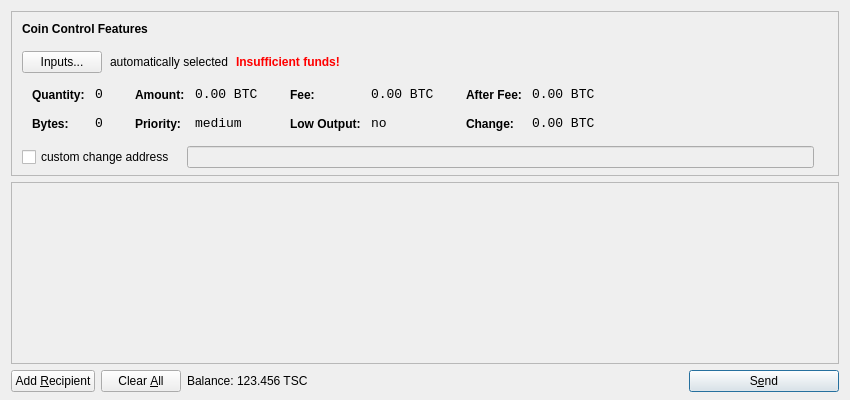
<?xml version="1.0" encoding="UTF-8"?>
<ui version="4.0">
 <class>SendCoinsDialog</class>
 <widget class="QDialog" name="SendCoinsDialog">
  <property name="geometry">
   <rect>
    <x>0</x>
    <y>0</y>
    <width>850</width>
    <height>400</height>
   </rect>
  </property>
  <property name="windowTitle">
   <string>Send Coins</string>
  </property>
  <layout class="QVBoxLayout" name="verticalLayout" stretch="0,1,0">
   <property name="bottomMargin">
    <number>8</number>
   </property>
   <item>
    <widget class="QFrame" name="frameCoinControl">
     <property name="sizePolicy">
      <sizepolicy hsizetype="Expanding" vsizetype="Expanding">
       <horstretch>0</horstretch>
       <verstretch>0</verstretch>
      </sizepolicy>
     </property>
     <property name="maximumSize">
      <size>
       <width>16777215</width>
       <height>16777215</height>
      </size>
     </property>
     <property name="frameShape">
      <enum>QFrame::StyledPanel</enum>
     </property>
     <property name="frameShadow">
      <enum>QFrame::Sunken</enum>
     </property>
     <layout class="QVBoxLayout" name="verticalLayoutCoinControl2">
      <property name="spacing">
       <number>-1</number>
      </property>
      <property name="leftMargin">
       <number>0</number>
      </property>
      <property name="topMargin">
       <number>0</number>
      </property>
      <property name="rightMargin">
       <number>0</number>
      </property>
      <property name="bottomMargin">
       <number>6</number>
      </property>
      <item>
       <layout class="QVBoxLayout" name="verticalLayoutCoinControl" stretch="0,0,0,0,1">
        <property name="spacing">
         <number>0</number>
        </property>
        <property name="leftMargin">
         <number>10</number>
        </property>
        <property name="topMargin">
         <number>10</number>
        </property>
        <item>
         <layout class="QHBoxLayout" name="horizontalLayoutCoinControl1">
          <property name="bottomMargin">
           <number>15</number>
          </property>
          <item>
           <widget class="QLabel" name="labelCoinControlFeatures">
            <property name="sizePolicy">
             <sizepolicy hsizetype="Preferred" vsizetype="Maximum">
              <horstretch>0</horstretch>
              <verstretch>0</verstretch>
             </sizepolicy>
            </property>
            <property name="font">
             <font>
              <weight>75</weight>
              <bold>true</bold>
             </font>
            </property>
            <property name="styleSheet">
             <string notr="true">font-weight:bold;</string>
            </property>
            <property name="text">
             <string>Coin Control Features</string>
            </property>
           </widget>
          </item>
         </layout>
        </item>
        <item>
         <layout class="QHBoxLayout" name="horizontalLayoutCoinControl2" stretch="0,0,0,0">
          <property name="spacing">
           <number>8</number>
          </property>
          <property name="bottomMargin">
           <number>10</number>
          </property>
          <item>
           <widget class="QPushButton" name="pushButtonCoinControl">
            <property name="styleSheet">
             <string notr="true"/>
            </property>
            <property name="text">
             <string>Inputs...</string>
            </property>
           </widget>
          </item>
          <item>
           <widget class="QLabel" name="labelCoinControlAutomaticallySelected">
            <property name="text">
             <string>automatically selected</string>
            </property>
            <property name="margin">
             <number>5</number>
            </property>
           </widget>
          </item>
          <item>
           <widget class="QLabel" name="labelCoinControlInsuffFunds">
            <property name="font">
             <font>
              <weight>75</weight>
              <bold>true</bold>
             </font>
            </property>
            <property name="styleSheet">
             <string notr="true">color:red;font-weight:bold;</string>
            </property>
            <property name="text">
             <string>Insufficient funds!</string>
            </property>
            <property name="margin">
             <number>5</number>
            </property>
           </widget>
          </item>
          <item>
           <spacer name="horizontalSpacerCoinControl">
            <property name="orientation">
             <enum>Qt::Horizontal</enum>
            </property>
            <property name="sizeHint" stdset="0">
             <size>
              <width>40</width>
              <height>1</height>
             </size>
            </property>
           </spacer>
          </item>
         </layout>
        </item>
        <item>
         <widget class="QWidget" name="widgetCoinControl" native="true">
          <property name="sizePolicy">
           <sizepolicy hsizetype="Preferred" vsizetype="Preferred">
            <horstretch>0</horstretch>
            <verstretch>0</verstretch>
           </sizepolicy>
          </property>
          <property name="minimumSize">
           <size>
            <width>0</width>
            <height>0</height>
           </size>
          </property>
          <property name="styleSheet">
           <string notr="true"/>
          </property>
          <layout class="QHBoxLayout" name="horizontalLayoutCoinControl5">
           <property name="margin">
            <number>0</number>
           </property>
           <item>
            <layout class="QHBoxLayout" name="horizontalLayoutCoinControl3" stretch="0,0,0,1">
             <property name="spacing">
              <number>20</number>
             </property>
             <property name="topMargin">
              <number>0</number>
             </property>
             <property name="bottomMargin">
              <number>10</number>
             </property>
             <item>
              <layout class="QFormLayout" name="formLayoutCoinControl1">
               <property name="horizontalSpacing">
                <number>10</number>
               </property>
               <property name="verticalSpacing">
                <number>14</number>
               </property>
               <property name="leftMargin">
                <number>10</number>
               </property>
               <property name="topMargin">
                <number>4</number>
               </property>
               <property name="rightMargin">
                <number>6</number>
               </property>
               <item row="0" column="0">
                <widget class="QLabel" name="labelCoinControlQuantityText">
                 <property name="styleSheet">
                  <string notr="true">font-weight:bold;</string>
                 </property>
                 <property name="text">
                  <string>Quantity:</string>
                 </property>
                 <property name="margin">
                  <number>0</number>
                 </property>
                </widget>
               </item>
               <item row="0" column="1">
                <widget class="QLabel" name="labelCoinControlQuantity">
                 <property name="font">
                  <font>
                   <family>Monospace</family>
                   <pointsize>10</pointsize>
                  </font>
                 </property>
                 <property name="cursor">
                  <cursorShape>IBeamCursor</cursorShape>
                 </property>
                 <property name="contextMenuPolicy">
                  <enum>Qt::ActionsContextMenu</enum>
                 </property>
                 <property name="text">
                  <string notr="true">0</string>
                 </property>
                 <property name="margin">
                  <number>0</number>
                 </property>
                 <property name="textInteractionFlags">
                  <set>Qt::LinksAccessibleByMouse|Qt::TextSelectableByKeyboard|Qt::TextSelectableByMouse</set>
                 </property>
                </widget>
               </item>
               <item row="1" column="0">
                <widget class="QLabel" name="labelCoinControlBytesText">
                 <property name="styleSheet">
                  <string notr="true">font-weight:bold;</string>
                 </property>
                 <property name="text">
                  <string>Bytes:</string>
                 </property>
                </widget>
               </item>
               <item row="1" column="1">
                <widget class="QLabel" name="labelCoinControlBytes">
                 <property name="font">
                  <font>
                   <family>Monospace</family>
                   <pointsize>10</pointsize>
                  </font>
                 </property>
                 <property name="cursor">
                  <cursorShape>IBeamCursor</cursorShape>
                 </property>
                 <property name="contextMenuPolicy">
                  <enum>Qt::ActionsContextMenu</enum>
                 </property>
                 <property name="text">
                  <string notr="true">0</string>
                 </property>
                 <property name="textInteractionFlags">
                  <set>Qt::LinksAccessibleByMouse|Qt::TextSelectableByKeyboard|Qt::TextSelectableByMouse</set>
                 </property>
                </widget>
               </item>
              </layout>
             </item>
             <item>
              <layout class="QFormLayout" name="formLayoutCoinControl2">
               <property name="horizontalSpacing">
                <number>10</number>
               </property>
               <property name="verticalSpacing">
                <number>14</number>
               </property>
               <property name="leftMargin">
                <number>6</number>
               </property>
               <property name="topMargin">
                <number>4</number>
               </property>
               <property name="rightMargin">
                <number>6</number>
               </property>
               <item row="0" column="0">
                <widget class="QLabel" name="labelCoinControlAmountText">
                 <property name="styleSheet">
                  <string notr="true">font-weight:bold;</string>
                 </property>
                 <property name="text">
                  <string>Amount:</string>
                 </property>
                 <property name="margin">
                  <number>0</number>
                 </property>
                </widget>
               </item>
               <item row="0" column="1">
                <widget class="QLabel" name="labelCoinControlAmount">
                 <property name="font">
                  <font>
                   <family>Monospace</family>
                   <pointsize>10</pointsize>
                  </font>
                 </property>
                 <property name="cursor">
                  <cursorShape>IBeamCursor</cursorShape>
                 </property>
                 <property name="contextMenuPolicy">
                  <enum>Qt::ActionsContextMenu</enum>
                 </property>
                 <property name="text">
                  <string notr="true">0.00 BTC</string>
                 </property>
                 <property name="textInteractionFlags">
                  <set>Qt::LinksAccessibleByMouse|Qt::TextSelectableByKeyboard|Qt::TextSelectableByMouse</set>
                 </property>
                </widget>
               </item>
               <item row="1" column="0">
                <widget class="QLabel" name="labelCoinControlPriorityText">
                 <property name="styleSheet">
                  <string notr="true">font-weight:bold;</string>
                 </property>
                 <property name="text">
                  <string>Priority:</string>
                 </property>
                </widget>
               </item>
               <item row="1" column="1">
                <widget class="QLabel" name="labelCoinControlPriority">
                 <property name="font">
                  <font>
                   <family>Monospace</family>
                   <pointsize>10</pointsize>
                  </font>
                 </property>
                 <property name="cursor">
                  <cursorShape>IBeamCursor</cursorShape>
                 </property>
                 <property name="contextMenuPolicy">
                  <enum>Qt::ActionsContextMenu</enum>
                 </property>
                 <property name="text">
                  <string>medium</string>
                 </property>
                 <property name="textInteractionFlags">
                  <set>Qt::LinksAccessibleByMouse|Qt::TextSelectableByKeyboard|Qt::TextSelectableByMouse</set>
                 </property>
                </widget>
               </item>
              </layout>
             </item>
             <item>
              <layout class="QFormLayout" name="formLayoutCoinControl3">
               <property name="horizontalSpacing">
                <number>10</number>
               </property>
               <property name="verticalSpacing">
                <number>14</number>
               </property>
               <property name="leftMargin">
                <number>6</number>
               </property>
               <property name="topMargin">
                <number>4</number>
               </property>
               <property name="rightMargin">
                <number>6</number>
               </property>
               <item row="0" column="0">
                <widget class="QLabel" name="labelCoinControlFeeText">
                 <property name="styleSheet">
                  <string notr="true">font-weight:bold;</string>
                 </property>
                 <property name="text">
                  <string>Fee:</string>
                 </property>
                 <property name="margin">
                  <number>0</number>
                 </property>
                </widget>
               </item>
               <item row="0" column="1">
                <widget class="QLabel" name="labelCoinControlFee">
                 <property name="font">
                  <font>
                   <family>Monospace</family>
                   <pointsize>10</pointsize>
                  </font>
                 </property>
                 <property name="cursor">
                  <cursorShape>IBeamCursor</cursorShape>
                 </property>
                 <property name="contextMenuPolicy">
                  <enum>Qt::ActionsContextMenu</enum>
                 </property>
                 <property name="text">
                  <string notr="true">0.00 BTC</string>
                 </property>
                 <property name="textInteractionFlags">
                  <set>Qt::LinksAccessibleByMouse|Qt::TextSelectableByKeyboard|Qt::TextSelectableByMouse</set>
                 </property>
                </widget>
               </item>
               <item row="1" column="0">
                <widget class="QLabel" name="labelCoinControlLowOutputText">
                 <property name="styleSheet">
                  <string notr="true">font-weight:bold;</string>
                 </property>
                 <property name="text">
                  <string>Low Output:</string>
                 </property>
                </widget>
               </item>
               <item row="1" column="1">
                <widget class="QLabel" name="labelCoinControlLowOutput">
                 <property name="font">
                  <font>
                   <family>Monospace</family>
                   <pointsize>10</pointsize>
                  </font>
                 </property>
                 <property name="cursor">
                  <cursorShape>IBeamCursor</cursorShape>
                 </property>
                 <property name="contextMenuPolicy">
                  <enum>Qt::ActionsContextMenu</enum>
                 </property>
                 <property name="text">
                  <string>no</string>
                 </property>
                 <property name="textInteractionFlags">
                  <set>Qt::LinksAccessibleByMouse|Qt::TextSelectableByKeyboard|Qt::TextSelectableByMouse</set>
                 </property>
                </widget>
               </item>
              </layout>
             </item>
             <item>
              <layout class="QFormLayout" name="formLayoutCoinControl4">
               <property name="horizontalSpacing">
                <number>10</number>
               </property>
               <property name="verticalSpacing">
                <number>14</number>
               </property>
               <property name="leftMargin">
                <number>6</number>
               </property>
               <property name="topMargin">
                <number>4</number>
               </property>
               <property name="rightMargin">
                <number>6</number>
               </property>
               <item row="0" column="0">
                <widget class="QLabel" name="labelCoinControlAfterFeeText">
                 <property name="styleSheet">
                  <string notr="true">font-weight:bold;</string>
                 </property>
                 <property name="text">
                  <string>After Fee:</string>
                 </property>
                 <property name="margin">
                  <number>0</number>
                 </property>
                </widget>
               </item>
               <item row="0" column="1">
                <widget class="QLabel" name="labelCoinControlAfterFee">
                 <property name="font">
                  <font>
                   <family>Monospace</family>
                   <pointsize>10</pointsize>
                  </font>
                 </property>
                 <property name="cursor">
                  <cursorShape>IBeamCursor</cursorShape>
                 </property>
                 <property name="contextMenuPolicy">
                  <enum>Qt::ActionsContextMenu</enum>
                 </property>
                 <property name="text">
                  <string notr="true">0.00 BTC</string>
                 </property>
                 <property name="textInteractionFlags">
                  <set>Qt::LinksAccessibleByMouse|Qt::TextSelectableByKeyboard|Qt::TextSelectableByMouse</set>
                 </property>
                </widget>
               </item>
               <item row="1" column="0">
                <widget class="QLabel" name="labelCoinControlChangeText">
                 <property name="styleSheet">
                  <string notr="true">font-weight:bold;</string>
                 </property>
                 <property name="text">
                  <string>Change:</string>
                 </property>
                </widget>
               </item>
               <item row="1" column="1">
                <widget class="QLabel" name="labelCoinControlChange">
                 <property name="font">
                  <font>
                   <family>Monospace</family>
                   <pointsize>10</pointsize>
                  </font>
                 </property>
                 <property name="cursor">
                  <cursorShape>IBeamCursor</cursorShape>
                 </property>
                 <property name="contextMenuPolicy">
                  <enum>Qt::ActionsContextMenu</enum>
                 </property>
                 <property name="text">
                  <string notr="true">0.00 BTC</string>
                 </property>
                 <property name="textInteractionFlags">
                  <set>Qt::LinksAccessibleByMouse|Qt::TextSelectableByKeyboard|Qt::TextSelectableByMouse</set>
                 </property>
                </widget>
               </item>
              </layout>
             </item>
            </layout>
           </item>
          </layout>
         </widget>
        </item>
        <item>
         <layout class="QHBoxLayout" name="horizontalLayoutCoinControl4" stretch="0,0,0">
          <property name="spacing">
           <number>12</number>
          </property>
          <property name="sizeConstraint">
           <enum>QLayout::SetDefaultConstraint</enum>
          </property>
          <property name="topMargin">
           <number>5</number>
          </property>
          <property name="rightMargin">
           <number>5</number>
          </property>
          <item>
           <widget class="QCheckBox" name="checkBoxCoinControlChange">
            <property name="text">
             <string>custom change address</string>
            </property>
           </widget>
          </item>
          <item>
           <widget class="QLineEdit" name="lineEditCoinControlChange">
            <property name="enabled">
             <bool>false</bool>
            </property>
            <property name="sizePolicy">
             <sizepolicy hsizetype="Expanding" vsizetype="Fixed">
              <horstretch>0</horstretch>
              <verstretch>0</verstretch>
             </sizepolicy>
            </property>
           </widget>
          </item>
          <item>
           <widget class="QLabel" name="labelCoinControlChangeLabel">
            <property name="sizePolicy">
             <sizepolicy hsizetype="Preferred" vsizetype="Expanding">
              <horstretch>0</horstretch>
              <verstretch>0</verstretch>
             </sizepolicy>
            </property>
            <property name="minimumSize">
             <size>
              <width>0</width>
              <height>0</height>
             </size>
            </property>
            <property name="text">
             <string/>
            </property>
            <property name="margin">
             <number>3</number>
            </property>
           </widget>
          </item>
         </layout>
        </item>
        <item>
         <spacer name="verticalSpacerCoinControl">
          <property name="orientation">
           <enum>Qt::Vertical</enum>
          </property>
          <property name="sizeHint" stdset="0">
           <size>
            <width>800</width>
            <height>1</height>
           </size>
          </property>
         </spacer>
        </item>
       </layout>
      </item>
     </layout>
    </widget>
   </item>
   <item>
    <widget class="QScrollArea" name="scrollArea">
     <property name="widgetResizable">
      <bool>true</bool>
     </property>
     <widget class="QWidget" name="scrollAreaWidgetContents">
      <property name="geometry">
       <rect>
        <x>0</x>
        <y>0</y>
        <width>830</width>
        <height>165</height>
       </rect>
      </property>
      <layout class="QVBoxLayout" name="verticalLayout_2">
       <property name="margin">
        <number>0</number>
       </property>
       <item>
        <layout class="QVBoxLayout" name="entries">
         <property name="spacing">
          <number>6</number>
         </property>
        </layout>
       </item>
       <item>
        <spacer name="verticalSpacer">
         <property name="orientation">
          <enum>Qt::Vertical</enum>
         </property>
         <property name="sizeHint" stdset="0">
          <size>
           <width>20</width>
           <height>40</height>
          </size>
         </property>
        </spacer>
       </item>
      </layout>
     </widget>
    </widget>
   </item>
   <item>
    <layout class="QHBoxLayout" name="horizontalLayout">
     <item>
      <widget class="QPushButton" name="addButton">
       <property name="toolTip">
        <string>Send to multiple recipients at once</string>
       </property>
       <property name="text">
        <string>Add &amp;Recipient</string>
       </property>
       <property name="icon">
        <iconset resource="../bitcoin.qrc">
         <normaloff>:/icons/add</normaloff>:/icons/add</iconset>
       </property>
       <property name="autoDefault">
        <bool>false</bool>
       </property>
      </widget>
     </item>
     <item>
      <widget class="QPushButton" name="clearButton">
       <property name="sizePolicy">
        <sizepolicy hsizetype="Minimum" vsizetype="Fixed">
         <horstretch>0</horstretch>
         <verstretch>0</verstretch>
        </sizepolicy>
       </property>
       <property name="toolTip">
        <string>Remove all transaction fields</string>
       </property>
       <property name="text">
        <string>Clear &amp;All</string>
       </property>
       <property name="icon">
        <iconset resource="../bitcoin.qrc">
         <normaloff>:/icons/remove</normaloff>:/icons/remove</iconset>
       </property>
       <property name="autoRepeatDelay">
        <number>300</number>
       </property>
       <property name="autoDefault">
        <bool>false</bool>
       </property>
      </widget>
     </item>
     <item>
      <layout class="QHBoxLayout" name="horizontalLayout_2">
       <property name="spacing">
        <number>3</number>
       </property>
       <item>
        <widget class="QLabel" name="label">
         <property name="text">
          <string>Balance:</string>
         </property>
        </widget>
       </item>
       <item>
        <widget class="QLabel" name="labelBalance">
         <property name="cursor">
          <cursorShape>IBeamCursor</cursorShape>
         </property>
         <property name="text">
          <string>123.456 TSC</string>
         </property>
         <property name="textInteractionFlags">
          <set>Qt::LinksAccessibleByMouse|Qt::TextSelectableByKeyboard|Qt::TextSelectableByMouse</set>
         </property>
        </widget>
       </item>
      </layout>
     </item>
     <item>
      <spacer name="horizontalSpacer">
       <property name="orientation">
        <enum>Qt::Horizontal</enum>
       </property>
       <property name="sizeHint" stdset="0">
        <size>
         <width>40</width>
         <height>20</height>
        </size>
       </property>
      </spacer>
     </item>
     <item>
      <widget class="QPushButton" name="sendButton">
       <property name="minimumSize">
        <size>
         <width>150</width>
         <height>0</height>
        </size>
       </property>
       <property name="toolTip">
        <string>Confirm the send action</string>
       </property>
       <property name="text">
        <string>S&amp;end</string>
       </property>
       <property name="icon">
        <iconset resource="../bitcoin.qrc">
         <normaloff>:/icons/send</normaloff>:/icons/send</iconset>
       </property>
       <property name="default">
        <bool>true</bool>
       </property>
      </widget>
     </item>
    </layout>
   </item>
  </layout>
 </widget>
 <resources>
  <include location="../bitcoin.qrc"/>
 </resources>
 <connections/>
</ui>
